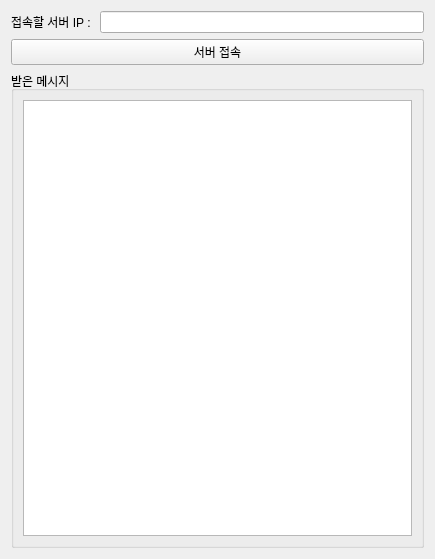
<?xml version="1.0" encoding="UTF-8"?>
<ui version="4.0">
 <class>Widget</class>
 <widget class="QWidget" name="Widget">
  <property name="geometry">
   <rect>
    <x>0</x>
    <y>0</y>
    <width>435</width>
    <height>559</height>
   </rect>
  </property>
  <property name="windowTitle">
   <string>Widget</string>
  </property>
  <layout class="QVBoxLayout" name="verticalLayout_2">
   <item>
    <layout class="QHBoxLayout" name="horizontalLayout">
     <item>
      <widget class="QLabel" name="label">
       <property name="text">
        <string>접속할 서버 IP : </string>
       </property>
      </widget>
     </item>
     <item>
      <widget class="QLineEdit" name="leServerIP"/>
     </item>
    </layout>
   </item>
   <item>
    <widget class="QPushButton" name="pbtConn">
     <property name="text">
      <string>서버 접속</string>
     </property>
    </widget>
   </item>
   <item>
    <widget class="QGroupBox" name="groupBox">
     <property name="title">
      <string>받은 메시지</string>
     </property>
     <layout class="QVBoxLayout" name="verticalLayout">
      <item>
       <widget class="QTextEdit" name="textEdit"/>
      </item>
     </layout>
    </widget>
   </item>
  </layout>
 </widget>
 <resources/>
 <connections/>
</ui>
